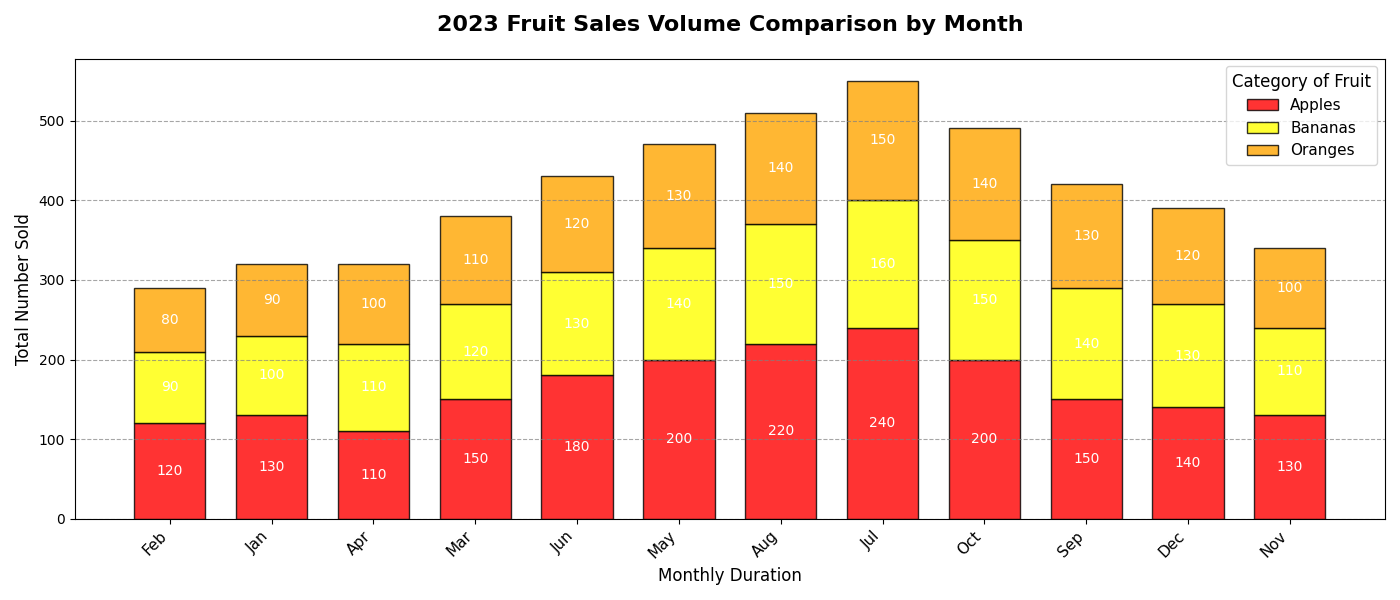

Write Python code to recreate this figure.
import matplotlib.pyplot as plt
import numpy as np

months = ['Feb', 'Jan', 'Apr', 'Mar', 'Jun', 'May', 'Aug', 'Jul', 'Oct', 'Sep', 'Dec', 'Nov']
apples_sales = np.array([120, 130, 110, 150, 180, 200, 220, 240, 200, 150, 140, 130])
bananas_sales = np.array([90, 100, 110, 120, 130, 140, 150, 160, 150, 140, 130, 110])
oranges_sales = np.array([80, 90, 100, 110, 120, 130, 140, 150, 140, 130, 120, 100])

fig, ax = plt.subplots(figsize=(14, 6))

bar_width = 0.7
positions = np.arange(len(months))

bar1 = ax.bar(positions, apples_sales, width=bar_width, color='red', label='Apples', edgecolor='black', alpha=0.8)
bar2 = ax.bar(positions, bananas_sales, width=bar_width, bottom=apples_sales, color='yellow', label='Bananas', edgecolor='black', alpha=0.8)
bar3 = ax.bar(positions, oranges_sales, width=bar_width, bottom=apples_sales + bananas_sales, color='orange', label='Oranges', edgecolor='black', alpha=0.8)

ax.set_title('2023 Fruit Sales Volume Comparison by Month', fontsize=16, fontweight='bold', pad=20)
ax.set_xlabel('Monthly Duration', fontsize=12)
ax.set_ylabel('Total Number Sold', fontsize=12)
ax.set_xticks(positions)
ax.set_xticklabels(months, rotation=45, ha='right', fontsize=11)
ax.legend(title='Category of Fruit', loc='upper right', fontsize=11, title_fontsize=12)
ax.yaxis.grid(True, linestyle='--', which='major', color='grey', alpha=0.7)

for bar in bar1 + bar2 + bar3:
    height = bar.get_height()
    ax.text(
        bar.get_x() + bar.get_width() / 2,
        bar.get_y() + height / 2,
        f'{int(height)}',
        ha='center',
        va='center',
        color='white',
        fontsize=10
    )

plt.tight_layout()
plt.show()
